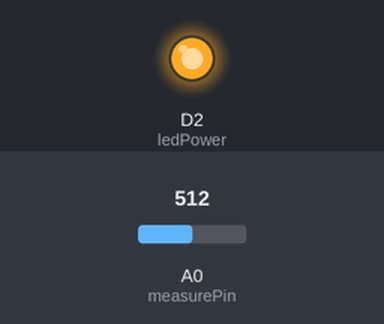
Simulated run of this sketch. Board: ESP8266 (NodeMCU). Shown: output pins drawn as LEDs (lit = HIGH). The test bench sets the inputs (shaded band); at power-on: A0 (measurePin) = 512. What the sketch prints to the serial monitor is not drawn.

Above: at 0.1 s.
Timing chart, 0 to 1.6 s (numbered marks = the images above):
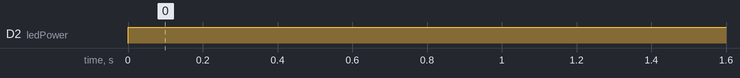

Measured:
- by itself, D2 (ledPower): LOW → HIGH at 0.00 s

The sketch:

sketch_jan19a.ino
```cpp
#include <ESP8266WiFi.h>
#include <ArduinoJson.h>

const int measurePin = A0;    // 連接到感測器的第5腳
const int ledPower = D2;      // 連接到感測器的第3腳

// --- 感測器參數 ---
const int samplingTime = 280;
const int deltaTime = 40;
const int sleepTime = 9680;

float voMeasured = 0;
float calcVoltage = 0;
float dustDensity = 0;

// --- 設備資訊 (對應你的 deviceId) ---
const char* deviceId = "ESP8266_3";

void setup() {
  Serial.begin(9600);
  pinMode(ledPower, OUTPUT);

  Serial.println("\n感測器啟動中...");
}

void loop() {
  // 1. 讀取感測器數值
  digitalWrite(ledPower, LOW); // 開啟內部 LED (低電位觸發)
  delayMicroseconds(samplingTime);

  voMeasured = analogRead(measurePin); // 讀取類比值

  delayMicroseconds(deltaTime);
  digitalWrite(ledPower, HIGH); // 關閉內部 LED
  delayMicroseconds(sleepTime);

  // 2. 電壓轉換與 PM2.5 計算
  // 假設使用分壓電阻，若沒用請調整換算係數
  calcVoltage = voMeasured * (3.3 / 1024.0);

  // GP2Y1010AU0F 線性公式:
  // Dust Density = 0.17 * voltage - 0.1
  dustDensity = 0.17 * calcVoltage - 0.1;

  if (dustDensity < 0) dustDensity = 0; // 修正負值

  // 3. 封裝成 JSON
  StaticJsonDocument<128> doc;
  doc["deviceId"] = deviceId;
  doc["pm2_5"] = (int)(dustDensity * 1000); // 轉換為整數，單位通常為 ug/m3

  // 4. 輸出結果
  serializeJson(doc, Serial);
  Serial.println();

  delay(2000); // 每兩秒測量一次
}
```
